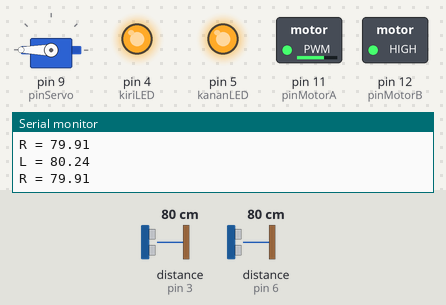
A sketch run on a simulated Arduino Uno, built with avr-gcc and run on an emulated ATmega328P. Parts: servo, switched loads named in the sketch (green lamp = pin HIGH), output pins drawn as LEDs (lit = HIGH), the last lines printed to the serial monitor. Wiring (inferred from the names in the program): 2 × ultrasonic range finder: trigger pin 2, echo pin 3 / trigger pin 7, echo pin 6. Inputs (shaded band) come from the test bench; at power-on: distance to the obstacle (sensors on pin 3, pin 6) 80 cm. The echo pulse lasts 58.3 µs per cm; pins used as bus, display or sensor lines are not drawn.

Above: at 1.2 s.
1.3 s: distance to the obstacle (sensor on pin 3) set to 146 cm
2.8 s: distance to the obstacle (sensor on pin 3) set to 152 cm
At 3.9 s:
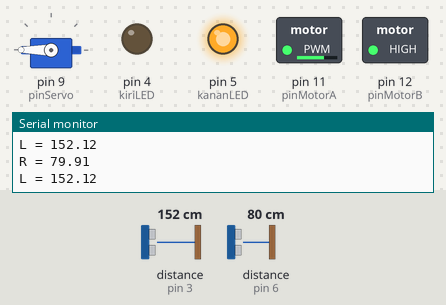
4.3 s: distance to the obstacle (sensor on pin 6) set to 147 cm
5.8 s: distance to the obstacle (sensor on pin 6) set to 154 cm
At 6.7 s:
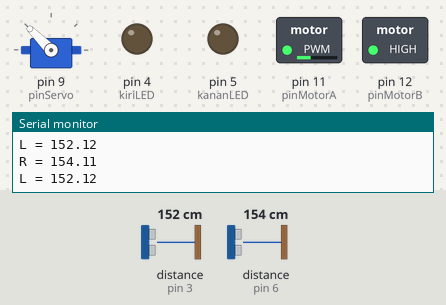
7.3 s: distance to the obstacle (sensor on pin 3) set to 2 cm
At 7.7 s:
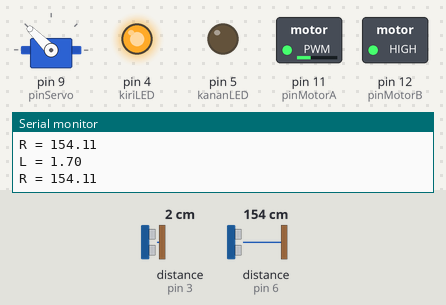
8.8 s: distance to the obstacle (sensor on pin 3) set to 250 cm
At 9.4 s:
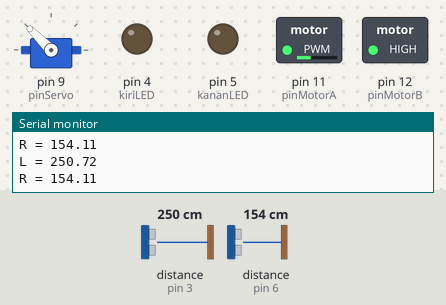
Timing chart, 0 to 11.3 s (numbered marks = the images above; inputs shaded):
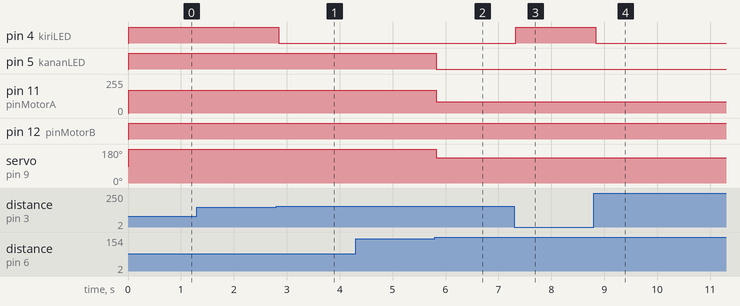

Measured:
- the behaviour switches between 149 and 150 cm on distance to the obstacle (sensor on pin 3) (found by bisection; images 0 and 1)
- the behaviour switches between 149 and 150 cm on distance to the obstacle (sensor on pin 6) (found by bisection; images 1 and 2)
- after the input at 2.8 s, pin 4 (kiriLED): HIGH → LOW after 0.05 s
- after the input at 5.8 s, pin 5 (kananLED): HIGH → LOW at once; pin 11 (pinMotorA): 170/255 → 85/255 at once; servo on pin 9 (pinServo): 180° → 135° at once
- after the input at 7.3 s, pin 4 (kiriLED): LOW → HIGH at once
- after the input at 8.8 s, pin 4 (kiriLED): HIGH → LOW at once

The sketch:

Tugas2_servoUltraSonicMotor.ino
```cpp
// nama: Nathan Praja Kusuma
// sudut rotasi servo dan RPM Motor dipengaruhi oleh jarak benda

#include <Servo.h>      // library untuk servo

#define pinServo 9      // set servo ke pin 9
#define trigPinKiri 2   // set trigger kiri ke pin 2
#define echoPinKiri 3   // set echo kiri ke pin 3
#define trigPinKanan 7    // set trigger kanan ke pin 7
#define echoPinKanan 6    // set echo kanan ke pin 6
#define kiriLED 4     // set LED sensor kiri ke pin 0
#define kananLED 5      // set LED sensor kanan ke pin 5

#define pinMotorA 11    // set pin 11 sebagai pinMotorA PWM
#define pinMotorB 12    // set pin 12 sebagai pinMotorB digital

float left = 0, right = 0;  // declare variabel utk hasil read hc-sr04 kiri & kanan, nilai default awal = 0
int disMax = 300;     // set jarak maks untuk servo bereaksi
int halfMax = disMax/2;   // set setengah jarak maks

Servo kemudi;         // membuat objek servo 'kemudi'
int pos;            // variabel untuk menyimpan besaran sudut servo

void setup() {
  kemudi.attach(pinServo);    // set pin untuk servo
  pinMode(pinMotorA, OUTPUT); // set mode pinMotorA sbg output
  pinMode(pinMotorB, OUTPUT); // set mode pinMotorB sbg output
  pinMode(kiriLED, OUTPUT);   // set pin LED kiri sbg output
  pinMode(kananLED, OUTPUT);  // set pin LED kanan sbg output
  Serial.begin(9600);
}

void loop() {
  left = readUltrasonicDistance(trigPinKiri, echoPinKiri) * 0.0344/2;   // set variabel left menampung hasil read sensor kiri dalam cm (jarak)
  right = readUltrasonicDistance(trigPinKanan, echoPinKanan) *0.0344/2;   // set variabel right menampung hasil read sensor kanan dalam cm (jarak)

  Serial.print("L = ");       // print nilai read sensor kiri
  Serial.println(left);
  Serial.print("R = ");       // print nilai read sensor kanan
  Serial.println(right);

  digitalWrite(pinMotorB, HIGH);  // set pinMotorB ke HIGH

  rotateServo(left, right);     // eksekusi function rotasi servo
}

long readUltrasonicDistance(int triggerPin, int echoPin){
  pinMode(triggerPin, OUTPUT);    // setting triggerpin
  digitalWrite(triggerPin, LOW);  // set triggerPin LOW sebelum dinyalakan
  delayMicroseconds(2);       // jeda 2 microsekon
  // trigger pin HIGH selama 10 microsekon, kemudian LOW
  digitalWrite(triggerPin, HIGH);
  delayMicroseconds(10);
  digitalWrite(triggerPin, LOW);
  pinMode(echoPin, INPUT);      // set echoPin sbg pin input utk menerima data
  // untuk membaca echo pin dan memberikan data travel time dalam microsekon
  return pulseIn(echoPin, HIGH);
}

void rotateServo(float left, float right) {
  if (left > disMax && right > disMax) {  // set posisi default servo (90)
    pos = 90;
    kemudi.write(pos);
    digitalWrite(kiriLED, LOW);       // LED kiri off
    digitalWrite(kananLED, LOW);      // LED kanan off
    analogWrite(pinMotorA, 0);        // set pinMotorA ke 0 (RPM tinggi)
  }

  if (left <= disMax && left > halfMax) { // set posisi servo 45 jika terdapat benda di kiri pada jarak antara disMax dan halfMax (belok kanan)
    pos = 45;
    kemudi.write(pos);
    digitalWrite(kiriLED, LOW);       // LED kiri off
    analogWrite(pinMotorA, 85);       // set pinMotorA ke 85 (RPM sedang)
  }
  else if (left <= halfMax) {       // set posisi servo 0 jika terdapat benda di kiri pada jarak kurang dari halfMax (belok kanan tajam)
    pos = 0;
    kemudi.write(pos);
    digitalWrite(kiriLED, HIGH);      // LED kiri on
    analogWrite(pinMotorA, 170);      // set pinMotorA ke 170 (RPM lambat)
  }

  if (right <= disMax && right > halfMax) { // set posisi servo 135 jika terdapat benda di kanan pada jarak antara disMax dan halfMax (belok kiri)
    pos = 135;
    kemudi.write(pos);
    digitalWrite(kananLED, LOW);      // LED kanan off
    analogWrite(pinMotorA, 85);       // set pinMotorB ke 85 (RPM sedang)
  }
  else if (right <= halfMax) {        // set posisi servo 180 jika terdapat benda di kanan pada jarak kurang dari halfMax (belok kiri tajam)
    pos = 180;
    kemudi.write(pos);
    digitalWrite(kananLED, HIGH);     // LED kanan on
    analogWrite(pinMotorA, 170);      // set pinMotorB ke 170 (RPM lambat)
  }
}
```
